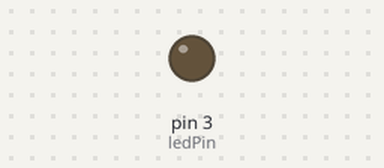
A sketch run on a simulated Arduino Uno, built with avr-gcc and run on an emulated ATmega328P. On the bench: output pins drawn as LEDs (lit = HIGH).

Above: at 0.15 s.
Timing chart, 0 to 1.6 s (numbered marks = the images above):
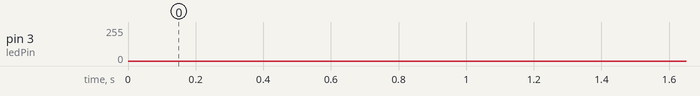

The sketch:

fade.ino
```cpp
int ledPin = 3;    // LED connected to digital pin 9
int fadeRate = 1;
int fadeDelay = 3;

void setup() {
  // nothing happens in setup
}


void loop() {
  // fade in from min to max in increments of fadeRate:
  for (int fadeValue = 0 ; fadeValue <= 255; fadeValue += fadeRate) {
    // sets the value (range from 0 to 255):
    analogWrite(ledPin, fadeValue);
    // wait for fadeDelay milliseconds to see the dimming effect
    delay(fadeDelay);
  }

  // fade out from max to min in increments of fadeRate:
  for (int fadeValue = 255 ; fadeValue >= 0; fadeValue -= fadeRate) {
    // sets the value (range from 0 to 255):
    analogWrite(ledPin, fadeValue);
    // wait for fadeDelay milliseconds to see the dimming effect
    delay(fadeDelay);
  }
}
```
